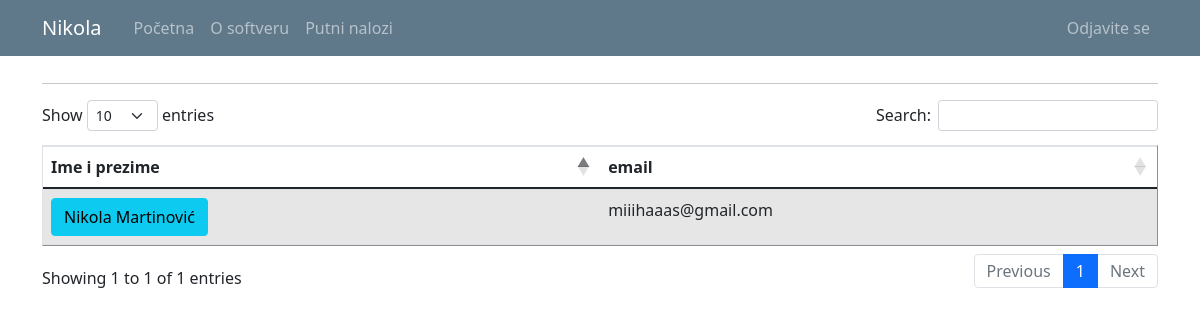
The page /user_list (signed in) on the database its author committed.
### putninalozi/models.py (models this page shows, shortened)
class User(db.Model, UserMixin):
    id = db.Column(db.Integer, primary_key=True)
    email = db.Column(db.String(120), unique=True, nullable=False)
    password = db.Column(db.String(60), nullable = False)
    name = db.Column(db.String(20), unique=False, nullable=False)
    surname = db.Column(db.String(20), unique=False, nullable=False)
    gender = db.Column(db.String(1)) #(0, "srednji"), (1, "muški"), (2, "ženski")
    workplace = db.Column(db.String(20), unique=False, nullable=False)
    authorization = db.Column(db.String(10), nullable = False) # ovde treba da budu tipovi korisnika: S_admin, C_admin, C_user
    company_id = db.Column(db.Integer, db.ForeignKey('company.id'), nullable=True)
    default_vehicle = db.Column(db.Integer) #kod radnika koji imaju svoj auto, da bude podrazumevana vrednost id tog vozila
    travelwarrants = db.relationship('TravelWarrant', backref='travelwarrant_user', lazy=True)

### putninalozi/users/routes.py (the view)
@users.route("/user_list")
def user_list():
    if not current_user.is_authenticated:
        flash('Da bi ste pristupili ovoj stranici treba da budete ulogovani.', 'danger')
        return redirect(url_for('users.login'))
    users = User.query.all()
    return render_template('user_list.html', title='Users', users=users)

### putninalozi/models.py (called while the page is built)
@login_manager.user_loader
def load_user(user_id):
    return User.query.get(int(user_id))

### putninalozi/templates/user_list.html (shortened to what this page needs)
{% extends "layout.html" %}
{% block content %}
<hr>
<table id="data" border="1" class="table table-striped">
  {% if current_user.authorization == 's_admin' %}
    <thead>
      <tr id="header">
        <th>Ime i prezime</th>
        <th>Kompanija</th>
        <th>Autorizacija</th>
        <th>email</th>
      </tr>
    </thead>
    <tbody>
      {% for user in users %}
        <tr>
          <td> <a class="mr-2 btn btn-info" href="{{ url_for('users.user_profile', user_id=user.id) }}" title="Uređivanje Korisnika">{{ user.name }} {{ user.surname }}</a> </td>
          <td>{{ user.user_company.companyname }}</td>
          <td>{{ user.authorization }}</td>
          <td>{{ user.email }}</td>
        </tr>
      {% endfor %}
    </tbody>
  {% else %}
    <thead>
      <tr id="header">
        <th>Ime i prezime</th>
        <th>email</th>
      </tr>
    </thead>
    <tbody>
      {% for user in users %}
        {% if user.id == current_user.id %}
          <tr>
            <td> <a class="mr-2 btn btn-info" href="{{ url_for('users.user_profile', user_id=user.id) }}" title="Uređivanje Korisnika">{{ user.name }} {{ user.surname }}</a> </td>
            <td>{{ user.email }}</td>
          </tr>
        {% endif %}
      {% endfor %}
    </tbody>
  {% endif %}
</table>
{% endblock %}

### putninalozi/templates/layout.html (shortened to what this page needs)
<!doctype html>
<html lang="en">
  <head>
    <link rel="stylesheet" href="https://cdn.jsdelivr.net/npm/bootstrap@4.3.1/dist/css/bootstrap.min.css">
    <link rel="stylesheet" type="text/css" href="{{ url_for('static', filename='main.css') }}">
    <link href="https://cdn.jsdelivr.net/npm/bootstrap@5.0.1/dist/css/bootstrap.min.css" rel="stylesheet">
    <link rel="stylesheet" type="text/css" href="https://cdn.datatables.net/1.10.25/css/dataTables.bootstrap5.css">
  </head>
  <body>
    <header class="site-header">
      <nav class="navbar navbar-expand-md navbar-dark bg-steel fixed-top">
        <div class="container">
          <a class="navbar-brand mr-4" href="/">{{ current_user.name }}</a>
          <div class="collapse navbar-collapse" id="navbarToggle">
            <div class="navbar-nav mr-auto">
              {% if current_user.is_authenticated %}
                <a class="nav-item nav-link" href="{{ url_for('main.home') }}">Početna</a>
                <a class="nav-item nav-link" href="{{ url_for('main.about') }}">O softveru</a>
                <a class="nav-item nav-link" href="{{ url_for('travel_warrants.travel_warrant_list') }}">Putni nalozi</a>
              {% else %}
                <a class="nav-item nav-link" href="{{ url_for('main.home') }}">Početna</a>
                <a class="nav-item nav-link" href="{{ url_for('main.about') }}">O softveru</a>
              {% endif %}
            </div>
            <div class="navbar-nav">
              {% if current_user.is_authenticated %}
                {% if current_user.authorization == 's_admin' %}
                  <a class="nav-item nav-link" href="{{ url_for('companys.company_list') }}">Kompanija</a>
                  <a class="nav-item nav-link" href="{{ url_for('vehicles.vehicle_list') }}">Vozila</a>
                  <a class="nav-item nav-link" href="{{ url_for('users.user_list') }}">Korisnici</a>
                  <a class="nav-item nav-link" href="{{ url_for('users.logout') }}">Odjavite se</a>
                {% else %}
                  <a class="nav-item nav-link" href="{{ url_for('users.logout') }}">Odjavite se</a>
                {% endif %}
              {% else %}
                <a class="nav-item nav-link" href="{{ url_for('users.login') }}">Prijavljivanje</a>
              {% endif %}
            </div>
          </div>
        </div>
      </nav>
    </header>
    <main role="main" class="container">
      <div class="row">
        <div class="col-md-20">
          {% block content %}{% endblock %}
        </div>
      </div>
    </main>
  </body>
</html>

### putninalozi/static/main.css (style rules this page uses)
body { background: #fafafa; color: #333333; margin-top: 5rem; }
.bg-steel { background-color: #5f788a; }
.site-header .navbar-nav .nav-link { color: #cbd5db; }

### rows shown on the page
User: name "Nikola", surname "Martinović", email "miiihaaas@gmail.com"
